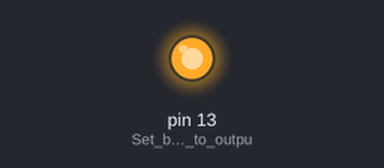
The sketch below on a simulated Arduino Uno, built with avr-gcc and run on an emulated ATmega328P. On the bench: output pins drawn as LEDs (lit = HIGH).

Above: at 0.1 s.
At 23.1 s:
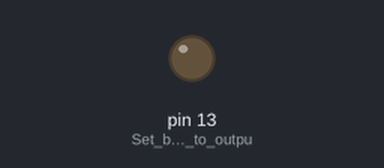
Timing chart, 0 to 24.6 s (numbered marks = the images above):
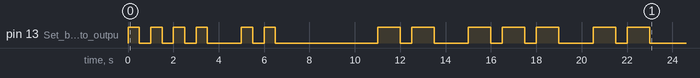

The sketch:

BetterMorse.ino
```cpp
/*This program converts typed messages into morse code.
 * Each letter is a function in the format of let"insert capital letter here"
 * Each number is a function in the format of num"insert number here"
 * A dit is a flash lasting half a second.
 * A dash is a flash lasting a second.
 * There is half a second between dits and dashes of the same character.
 * There is a one second delay between characters of the same word.
 */


void setup() {
  pinMode(13, OUTPUT); // Set built in LED to output
// Type character functions here.
  letH();
  letI();
  delay (3000);
  letM();
  letO();
  letM();
}

void loop() {
}

//The following sectins define the character functions.

// This section defines the functions dit and dash.
void dit()
{
digitalWrite (13, HIGH);
delay (500);
digitalWrite (13, LOW);
delay (500);
}

void dash()
{
digitalWrite (13, HIGH);
delay (1000);
digitalWrite (13, LOW);
delay(500);
}


// This section defines the letter functions using dit and dash
void letA()
{
dit();
dash();
delay (1000);
}

void letB()
{
dash();
dit();
dit();
dit();
delay (1000);
}

void letC()
{
dash();
dit();
dash();
dit();
delay (1000);
}

void letD()
{
dash();
dit();
dit();
delay (1000);
}
void letE()
{
dit();
delay (1000);
}

void letF()
{
dit();
dit();
dash();
dit();
delay (1000);
}

void letG()
{
dash();
dash();
dit();
delay (1000);
}

void letH()
{
dit();
dit();
dit();
dit();
delay (1000);
}

void letI()
{
dit();
dit();
delay (1000);
}

void letJ()
{
dit();
dash();
dash();
dash();
delay (1000);
}

void letK()
{
dash();
dit();
dash();
delay (1000);
}

void letM()
{
dash();
dash();
delay (1000);
}

void letN()
{
dash();
dit();
delay (1000);
}

void letO()
{
dash();
dash();
dash();
delay (1000);
}

void letP()
{
dit();
dash();
dash();
dit();
delay (1000);
}

void letQ()
{
dash();
dash();
dit();
dash();
delay (1000);
}

void letR()
{
dit();
dash();
dit();
delay (1000);
}

void letS()
{
dit();
dit();
dit();
delay (1000);
}

void letT()
{
dash();
delay (1000);
}

void letU()
{
dit();
dit();
dash();
delay (1000);
}

void letV()
{
dit();
dit();
dit();
dash();
delay (1000);
}

void letW()
{
dit();
dash();
dash();
delay (1000);
}

void letX()
{
dash();
dit();
dit();
dash();
delay (1000);
}

void letY()
{
dash();
dit();
dash();
dash();
delay (1000);
}

void letZ()
{
dash();
dash();
dit();
dit();
delay (1000);
}

//This section defines the numbers 0-9 using dit and dash
void num0()
{
dash();
dash();
dash();
dash();
dash();
delay (1000);
}

void num1()
{
dit();
dash();
dash();
dash();
dash();
delay (1000);
}

void num2()
{
dit();
dit();
dash();
dash();
dash();
delay (1000);
}

void num3()
{
dit();
dit();
dit();
dash();
dash();
delay (1000);
}

void num4()
{
dit();
dit();
dit();
dit();
dash();
delay (1000);
}

void num5()
{
dit();
dit();
dit();
dit();
dit();
delay (1000);
}

void num6()
{
dash();
dit();
dit();
dit();
dit();
delay (1000);
}

void num7()
{
dash();
dash();
dit();
dit();
dit();
delay (1000);
}

void num8()
{
dash();
dash();
dash();
dit();
dit();
delay (1000);
}

void num9()
{
dash();
dash();
dash();
dash();
dit();
delay (1000);
}
```
